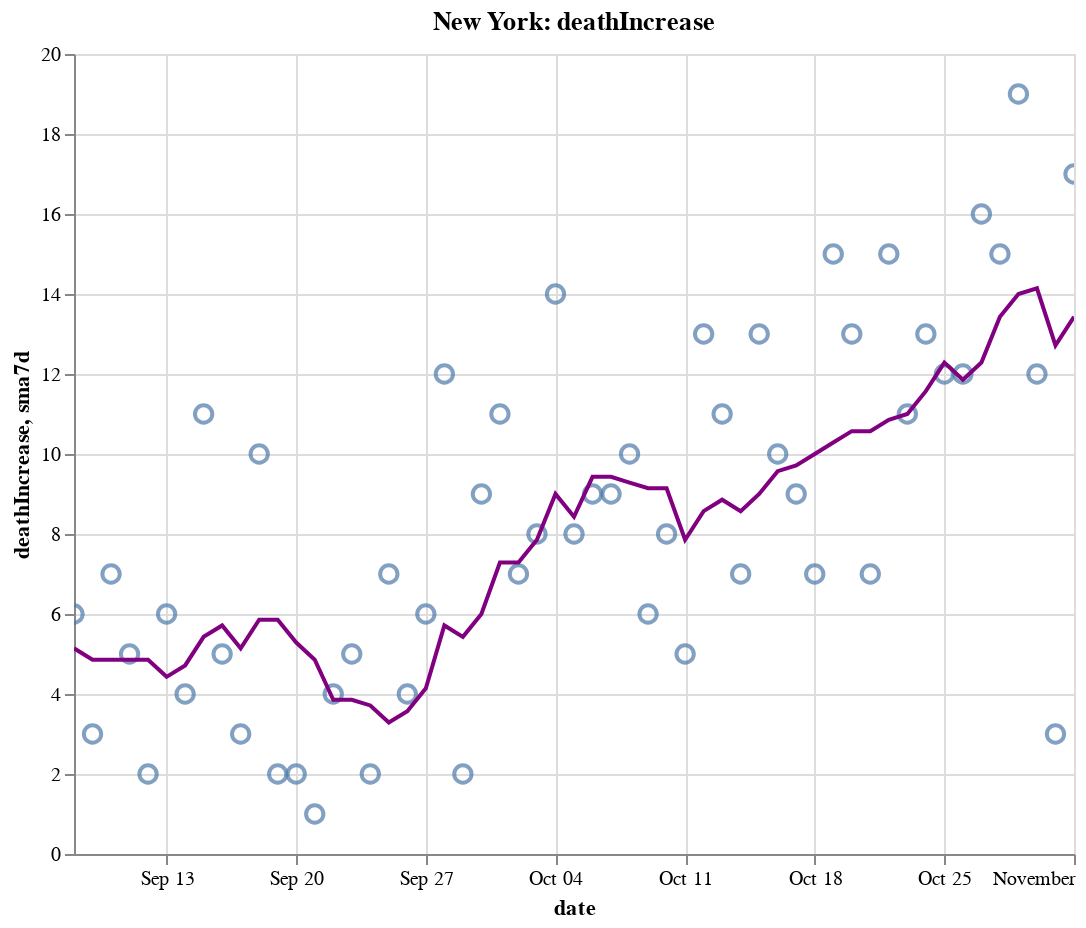

Notebook cell for this chart:
### Code cell
create_plot(ny, 'deathIncrease')

### Figure 1 — Vega-Lite specification as saved in the notebook (floating-point values rounded to 4 significant figures)
{"config": {"view": {"continuousWidth": 400, "continuousHeight": 300}}, "layer": [{"layer": [{"mark": {"type": "point", "size": 75}, "encoding": {"tooltip": [{"type": "temporal", "field": "date"}, {"type": "quantitative", "field": "deathIncrease"}, {"type": "quantitative", "field": "sma7d"}], "x": {"type": "temporal", "field": "date"}, "y": {"type": "quantitative", "field": "deathIncrease"}}, "selection": {"selector012": {"type": "interval", "bind": "scales", "encodings": ["x", "y"]}}}, {"mark": {"type": "line", "color": "purple"}, "encoding": {"x": {"type": "temporal", "field": "date"}, "y": {"type": "quantitative", "field": "sma7d"}}}]}, {"mark": {"type": "rule", "color": "#aaa"}, "encoding": {"x": {"type": "temporal", "field": "date"}}, "transform": [{"filter": {"selection": "selector011"}}]}, {"mark": "circle", "encoding": {"opacity": {"condition": {"value": 1, "selection": "selector011"}, "value": 0}, "tooltip": [{"type": "temporal", "field": "date"}, {"type": "quantitative", "field": "deathIncrease"}, {"type": "quantitative", "field": "sma7d"}], "x": {"type": "temporal", "field": "date"}, "y": {"type": "quantitative", "field": "deathIncrease"}}, "selection": {"selector011": {"type": "single", "encodings": ["x"], "on": "mouseover", "nearest": true, "empty": "none"}}}, {"mark": {"type": "text", "align": "left", "dx": 5, "dy": -5, "stroke": "white", "strokeWidth": 2}, "encoding": {"text": {"type": "quantitative", "field": "deathIncrease"}, "tooltip": [{"type": "temporal", "field": "date"}, {"type": "quantitative", "field": "deathIncrease"}, {"type": "quantitative", "field": "sma7d"}], "x": {"type": "temporal", "field": "date"}, "y": {"type": "quantitative", "field": "deathIncrease"}}, "transform": [{"filter": {"selection": "selector011"}}]}, {"mark": {"type": "text", "align": "left", "dx": 5, "dy": -5}, "encoding": {"text": {"type": "quantitative", "field": "deathIncrease"}, "tooltip": [{"type": "temporal", "field": "date"}, {"type": "quantitative", "field": "deathIncrease"}, {"type": "quantitative", "field": "sma7d"}], "x": {"type": "temporal", "field": "date"}, "y": {"type": "quantitative", "field": "deathIncrease"}}, "transform": [{"filter": {"selection": "selector011"}}]}], "data": {"name": "data-fa11a84ee74b3e59989f3849c56db15c"}, "height": 400, "title": "New York: deathIncrease", "width": 500, "$schema": "https://vega.github.io/schema/vega-lite/v4.8.1.json", "datasets": {"data-fa11a84ee74b3e59989f3849c56db15c": [{"date": "2020-09-08T00:00:00", "totalTestResultsIncrease": 57830.0, "positiveIncrease": 557.0, "death": 25370.0, "deathIncrease": 6.0, "positiveRate": 0.01, "state": "New York", "sma7d": 5.143}, {"date": "2020-09-09T00:00:00", "totalTestResultsIncrease": 63230.0, "positiveIncrease": 576.0, "death": 25370.0, "deathIncrease": 3.0, "positiveRate": 0.009, "state": "New York", "sma7d": 4.857}, {"date": "2020-09-10T00:00:00", "totalTestResultsIncrease": 76810.0, "positiveIncrease": 757.0, "death": 25380.0, "deathIncrease": 7.0, "positiveRate": 0.01, "state": "New York", "sma7d": 4.857}, {"date": "2020-09-11T00:00:00", "totalTestResultsIncrease": 89720.0, "positiveIncrease": 880.0, "death": 25380.0, "deathIncrease": 5.0, "positiveRate": 0.01, "state": "New York", "sma7d": 4.857}, {"date": "2020-09-12T00:00:00", "totalTestResultsIncrease": 102900.0, "positiveIncrease": 849.0, "death": 25380.0, "deathIncrease": 2.0, "positiveRate": 0.008, "state": "New York", "sma7d": 4.857}, {"date": "2020-09-13T00:00:00", "totalTestResultsIncrease": 72670.0, "positiveIncrease": 725.0, "death": 25390.0, "deathIncrease": 6.0, "positiveRate": 0.01, "state": "New York", "sma7d": 4.429}, {"date": "2020-09-14T00:00:00", "totalTestResultsIncrease": 63360.0, "positiveIncrease": 583.0, "death": 25390.0, "deathIncrease": 4.0, "positiveRate": 0.009, "state": "New York", "sma7d": 4.714}, {"date": "2020-09-15T00:00:00", "totalTestResultsIncrease": 73680.0, "positiveIncrease": 766.0, "death": 25400.0, "deathIncrease": 11.0, "positiveRate": 0.01, "state": "New York", "sma7d": 5.429}, {"date": "2020-09-16T00:00:00", "totalTestResultsIncrease": 75090.0, "positiveIncrease": 652.0, "death": 25410.0, "deathIncrease": 5.0, "positiveRate": 0.009, "state": "New York", "sma7d": 5.714}, {"date": "2020-09-17T00:00:00", "totalTestResultsIncrease": 91500.0, "positiveIncrease": 896.0, "death": 25410.0, "deathIncrease": 3.0, "positiveRate": 0.01, "state": "New York", "sma7d": 5.143}, {"date": "2020-09-18T00:00:00", "totalTestResultsIncrease": 89730.0, "positiveIncrease": 790.0, "death": 25420.0, "deathIncrease": 10.0, "positiveRate": 0.009, "state": "New York", "sma7d": 5.857}, {"date": "2020-09-19T00:00:00", "totalTestResultsIncrease": 110400.0, "positiveIncrease": 986.0, "death": 25420.0, "deathIncrease": 2.0, "positiveRate": 0.009, "state": "New York", "sma7d": 5.857}, {"date": "2020-09-20T00:00:00", "totalTestResultsIncrease": 100400.0, "positiveIncrease": 862.0, "death": 25430.0, "deathIncrease": 2.0, "positiveRate": 0.009, "state": "New York", "sma7d": 5.286}, {"date": "2020-09-21T00:00:00", "totalTestResultsIncrease": 58320.0, "positiveIncrease": 573.0, "death": 25430.0, "deathIncrease": 1.0, "positiveRate": 0.01, "state": "New York", "sma7d": 4.857}, {"date": "2020-09-22T00:00:00", "totalTestResultsIncrease": 84000.0, "positiveIncrease": 754.0, "death": 25430.0, "deathIncrease": 4.0, "positiveRate": 0.009, "state": "New York", "sma7d": 3.857}, {"date": "2020-09-23T00:00:00", "totalTestResultsIncrease": 70930.0, "positiveIncrease": 665.0, "death": 25440.0, "deathIncrease": 5.0, "positiveRate": 0.009, "state": "New York", "sma7d": 3.857}, {"date": "2020-09-24T00:00:00", "totalTestResultsIncrease": 92950.0, "positiveIncrease": 955.0, "death": 25440.0, "deathIncrease": 2.0, "positiveRate": 0.01, "state": "New York", "sma7d": 3.714}, {"date": "2020-09-25T00:00:00", "totalTestResultsIncrease": 94820.0, "positiveIncrease": 908.0, "death": 25450.0, "deathIncrease": 7.0, "positiveRate": 0.01, "state": "New York", "sma7d": 3.286}, {"date": "2020-09-26T00:00:00", "totalTestResultsIncrease": 99950.0, "positiveIncrease": 1005.0, "death": 25450.0, "deathIncrease": 4.0, "positiveRate": 0.01, "state": "New York", "sma7d": 3.571}, {"date": "2020-09-27T00:00:00", "totalTestResultsIncrease": 84770.0, "positiveIncrease": 866.0, "death": 25460.0, "deathIncrease": 6.0, "positiveRate": 0.01, "state": "New York", "sma7d": 4.143}, {"date": "2020-09-28T00:00:00", "totalTestResultsIncrease": 52940.0, "positiveIncrease": 834.0, "death": 25470.0, "deathIncrease": 12.0, "positiveRate": 0.016, "state": "New York", "sma7d": 5.714}, {"date": "2020-09-29T00:00:00", "totalTestResultsIncrease": 88230.0, "positiveIncrease": 1189.0, "death": 25470.0, "deathIncrease": 2.0, "positiveRate": 0.013, "state": "New York", "sma7d": 5.429}, {"date": "2020-09-30T00:00:00", "totalTestResultsIncrease": 97960.0, "positiveIncrease": 1000.0, "death": 25480.0, "deathIncrease": 9.0, "positiveRate": 0.01, "state": "New York", "sma7d": 6.0}, {"date": "2020-10-01T00:00:00", "totalTestResultsIncrease": 109200.0, "positiveIncrease": 1382.0, "death": 25490.0, "deathIncrease": 11.0, "positiveRate": 0.013, "state": "New York", "sma7d": 7.286}, {"date": "2020-10-02T00:00:00", "totalTestResultsIncrease": 119500.0, "positiveIncrease": 1598.0, "death": 25500.0, "deathIncrease": 7.0, "positiveRate": 0.013, "state": "New York", "sma7d": 7.286}, {"date": "2020-10-03T00:00:00", "totalTestResultsIncrease": 134300.0, "positiveIncrease": 1731.0, "death": 25500.0, "deathIncrease": 8.0, "positiveRate": 0.013, "state": "New York", "sma7d": 7.857}, {"date": "2020-10-04T00:00:00", "totalTestResultsIncrease": 110300.0, "positiveIncrease": 1222.0, "death": 25520.0, "deathIncrease": 14.0, "positiveRate": 0.011, "state": "New York", "sma7d": 9.0}, {"date": "2020-10-05T00:00:00", "totalTestResultsIncrease": 76400.0, "positiveIncrease": 933.0, "death": 25530.0, "deathIncrease": 8.0, "positiveRate": 0.012, "state": "New York", "sma7d": 8.429}, {"date": "2020-10-06T00:00:00", "totalTestResultsIncrease": 96360.0, "positiveIncrease": 1393.0, "death": 25540.0, "deathIncrease": 9.0, "positiveRate": 0.014, "state": "New York", "sma7d": 9.429}, {"date": "2020-10-07T00:00:00", "totalTestResultsIncrease": 108200.0, "positiveIncrease": 1360.0, "death": 25540.0, "deathIncrease": 9.0, "positiveRate": 0.013, "state": "New York", "sma7d": 9.429}, {"date": "2020-10-08T00:00:00", "totalTestResultsIncrease": 145800.0, "positiveIncrease": 1836.0, "death": 25560.0, "deathIncrease": 10.0, "positiveRate": 0.013, "state": "New York", "sma7d": 9.286}, {"date": "2020-10-09T00:00:00", "totalTestResultsIncrease": 139300.0, "positiveIncrease": 1592.0, "death": 25560.0, "deathIncrease": 6.0, "positiveRate": 0.011, "state": "New York", "sma7d": 9.143}, {"date": "2020-10-10T00:00:00", "totalTestResultsIncrease": 134600.0, "positiveIncrease": 1447.0, "death": 25570.0, "deathIncrease": 8.0, "positiveRate": 0.011, "state": "New York", "sma7d": 9.143}, {"date": "2020-10-11T00:00:00", "totalTestResultsIncrease": 118300.0, "positiveIncrease": 1143.0, "death": 25570.0, "deathIncrease": 5.0, "positiveRate": 0.01, "state": "New York", "sma7d": 7.857}, {"date": "2020-10-12T00:00:00", "totalTestResultsIncrease": 91790.0, "positiveIncrease": 1029.0, "death": 25590.0, "deathIncrease": 13.0, "positiveRate": 0.011, "state": "New York", "sma7d": 8.571}, {"date": "2020-10-13T00:00:00", "totalTestResultsIncrease": 99070.0, "positiveIncrease": 1393.0, "death": 25600.0, "deathIncrease": 11.0, "positiveRate": 0.014, "state": "New York", "sma7d": 8.857}, {"date": "2020-10-14T00:00:00", "totalTestResultsIncrease": 111700.0, "positiveIncrease": 1232.0, "death": 25600.0, "deathIncrease": 7.0, "positiveRate": 0.011, "state": "New York", "sma7d": 8.571}, {"date": "2020-10-15T00:00:00", "totalTestResultsIncrease": 133200.0, "positiveIncrease": 1460.0, "death": 25620.0, "deathIncrease": 13.0, "positiveRate": 0.011, "state": "New York", "sma7d": 9.0}, {"date": "2020-10-16T00:00:00", "totalTestResultsIncrease": 136000.0, "positiveIncrease": 1707.0, "death": 25630.0, "deathIncrease": 10.0, "positiveRate": 0.013, "state": "New York", "sma7d": 9.571}, {"date": "2020-10-17T00:00:00", "totalTestResultsIncrease": 160000.0, "positiveIncrease": 1784.0, "death": 25640.0, "deathIncrease": 9.0, "positiveRate": 0.011, "state": "New York", "sma7d": 9.714}, {"date": "2020-10-18T00:00:00", "totalTestResultsIncrease": 128800.0, "positiveIncrease": 1390.0, "death": 25640.0, "deathIncrease": 7.0, "positiveRate": 0.011, "state": "New York", "sma7d": 10.0}, {"date": "2020-10-19T00:00:00", "totalTestResultsIncrease": 82010.0, "positiveIncrease": 998.0, "death": 25660.0, "deathIncrease": 15.0, "positiveRate": 0.012, "state": "New York", "sma7d": 10.29}, {"date": "2020-10-20T00:00:00", "totalTestResultsIncrease": 90540.0, "positiveIncrease": 1201.0, "death": 25670.0, "deathIncrease": 13.0, "positiveRate": 0.013, "state": "New York", "sma7d": 10.57}, {"date": "2020-10-21T00:00:00", "totalTestResultsIncrease": 124800.0, "positiveIncrease": 2026.0, "death": 25680.0, "deathIncrease": 7.0, "positiveRate": 0.016, "state": "New York", "sma7d": 10.57}, {"date": "2020-10-22T00:00:00", "totalTestResultsIncrease": 135300.0, "positiveIncrease": 1628.0, "death": 25690.0, "deathIncrease": 15.0, "positiveRate": 0.012, "state": "New York", "sma7d": 10.86}, {"date": "2020-10-23T00:00:00", "totalTestResultsIncrease": 141500.0, "positiveIncrease": 1637.0, "death": 25700.0, "deathIncrease": 11.0, "positiveRate": 0.012, "state": "New York", "sma7d": 11.0}, {"date": "2020-10-24T00:00:00", "totalTestResultsIncrease": 156900.0, "positiveIncrease": 2061.0, "death": 25720.0, "deathIncrease": 13.0, "positiveRate": 0.013, "state": "New York", "sma7d": 11.57}, {"date": "2020-10-25T00:00:00", "totalTestResultsIncrease": 120800.0, "positiveIncrease": 1632.0, "death": 25730.0, "deathIncrease": 12.0, "positiveRate": 0.014, "state": "New York", "sma7d": 12.29}, {"date": "2020-10-26T00:00:00", "totalTestResultsIncrease": 82120.0, "positiveIncrease": 1191.0, "death": 25740.0, "deathIncrease": 12.0, "positiveRate": 0.015, "state": "New York", "sma7d": 11.86}, {"date": "2020-10-27T00:00:00", "totalTestResultsIncrease": 111600.0, "positiveIncrease": 1991.0, "death": 25760.0, "deathIncrease": 16.0, "positiveRate": 0.018, "state": "New York", "sma7d": 12.29}, {"date": "2020-10-28T00:00:00", "totalTestResultsIncrease": 129700.0, "positiveIncrease": 2031.0, "death": 25770.0, "deathIncrease": 15.0, "positiveRate": 0.016, "state": "New York", "sma7d": 13.43}, {"date": "2020-10-29T00:00:00", "totalTestResultsIncrease": 168400.0, "positiveIncrease": 2499.0, "death": 25790.0, "deathIncrease": 19.0, "positiveRate": 0.015, "state": "New York", "sma7d": 14.0}, {"date": "2020-10-30T00:00:00", "totalTestResultsIncrease": 146900.0, "positiveIncrease": 2255.0, "death": 25800.0, "deathIncrease": 12.0, "positiveRate": 0.015, "state": "New York", "sma7d": 14.14}, {"date": "2020-10-31T00:00:00", "totalTestResultsIncrease": 137000.0, "positiveIncrease": 2049.0, "death": 25810.0, "deathIncrease": 3.0, "positiveRate": 0.015, "state": "New York", "sma7d": 12.71}, {"date": "2020-11-01T00:00:00", "totalTestResultsIncrease": 148900.0, "positiveIncrease": 2255.0, "death": 25820.0, "deathIncrease": 17.0, "positiveRate": 0.015, "state": "New York", "sma7d": 13.43}]}}
